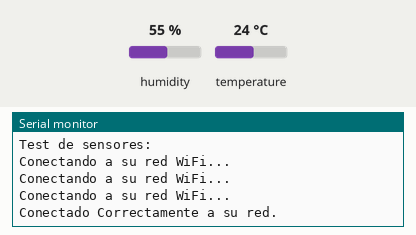
A sketch run on a simulated ESP32. On the bench: the last lines printed to the serial monitor. The test bench sets the inputs (shaded band); at power-on: humidity 55 %, temperature 24 °C. WiFi joins after 1.5 s; servers stay silent unless stated.

Above: at 2.7 s.
2.8 s: humidity set to 22 %
At 5.2 s:
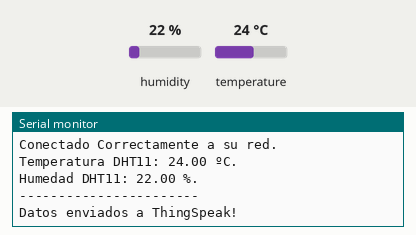
17.3 s: temperature set to 12 °C
At 21.06 s:
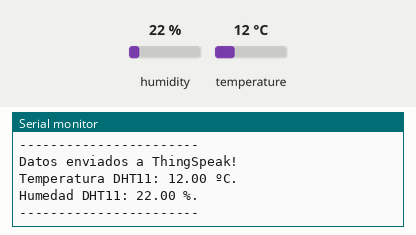
31.8 s: humidity set to 40 %
At 39.3 s:
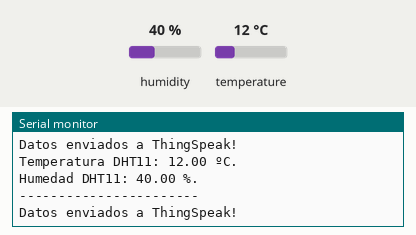

Measured:
- after the input at 2.8 s, the serial monitor: prints a new line after 0.73 s (image 1)
- after the input at 17.3 s, the serial monitor: prints a new line after 3.6 s (image 2)
- after the input at 31.8 s, the serial monitor: prints a new line after 6.4 s (image 3)

The sketch:

ThingSpeak_DHT11.ino
```cpp
#include "ThingSpeak.h"  //libreria Thingspeak
#include "WiFi.h"        //libreria conexión WiFi
#include "DHT.h"         //libreria Sensor de Humedad y temperatura


#define pin1 13 //Pin del sensor DHT11.

//Conexion a la red WiFI

const char* ssid="YAMA MERA";  //nombre de la red de Wifi
const char* password="Magico2209"; //contraseña red Wifi

//Datos para conexion con Thingspeak
unsigned long channelID = 1517335;
const char* WriteAPIKey = "V36GQ91QZMPRTYGO";

//Creamos un objeto
WiFiClient Client;

DHT dht11(pin1, DHT11);

void setup() {
  Serial.begin(115200);
  Serial.println("Test de sensores:");

//Conexion al Router WiFi
  WiFi.begin(ssid,password);
  while (WiFi.status() !=WL_CONNECTED){
    delay(500);
    Serial.println("Conectando a su red WiFi...");
  }
  Serial.println("Conectado Correctamente a su red.");

//inicializamos el servidor de Thigspeak

  ThingSpeak.begin(Client);

  dht11.begin();
}

void loop() {
  delay(2000);
  leerdht11();

  //Enviar datos a ThingSpeak
  ThingSpeak.writeFields(channelID,WriteAPIKey);
  Serial.println("Datos enviados a ThingSpeak!");
  delay(15000);

}
//Void para lectura del sensor
void leerdht11(){
  float t1 = dht11.readTemperature();
  float h1 = dht11.readHumidity();
//Validacion si el sensor esta dando informacion o si tiene un error de lectura
  while (isnan(t1) || isnan(h1)){
    Serial.println("Error en toma de muestras, repitiendo lectura");
    delay(2000);
    t1 = dht11.readTemperature();
    h1 = dht11.readHumidity();
  }
//Impresión de los datos leidos por el sensor
  Serial.print("Temperatura DHT11: ");
  Serial.print(t1);
  Serial.println(" ºC.");

  Serial.print("Humedad DHT11: ");
  Serial.print(h1);
  Serial.println(" %.");

  Serial.println("-----------------------");

  //Asignacion de campos de sensor
  ThingSpeak.setField(1,t1);
  ThingSpeak.setField(2,h1);
}
```
